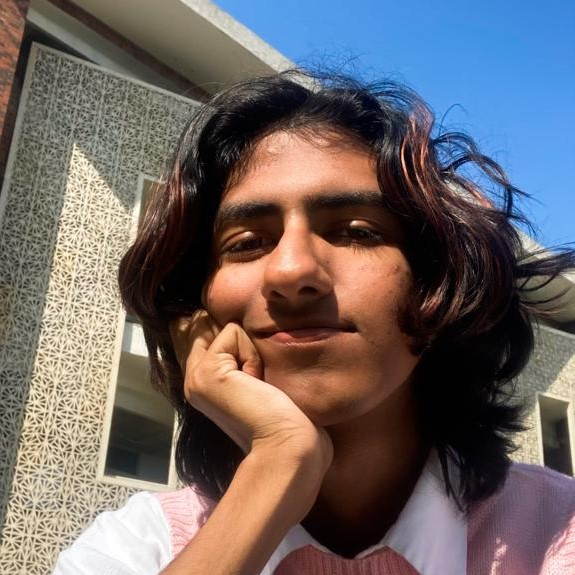
#> input picture imgs/me2.jpg, 575 x 575 px, found by its file name
$ python asciier.py
#> lines starting #> are read from the running program, lines starting #| are printed output that depends on the picture
#> further down, image is the input picture: PIL image 575x575 RGB; mean R, G, B 111.1, 102.6, 102.5
import PIL.Image

ASCII_CHARS = ["@", "#", "$", "%", "?", "*", "+", ";", ":", ",", "."]
ASCII_CHARS.reverse()

def resize_image(image, new_width=100):
#> called with new_width = 100
    width, height = image.size
#> width = 575; height = 575
    ratio = height / width
#> ratio = 1
    new_height = int(new_width * ratio)
#> new_height = 100
    resized_image = image.resize((new_width, new_height))
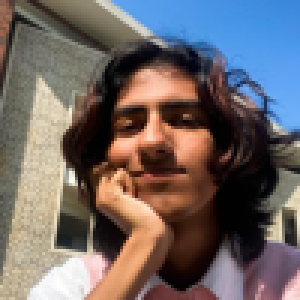
#> resized_image: PIL image 100x100 RGB (shown 3 times larger); mean R, G, B 111.1, 102.6, 102.5
    return(resized_image)

def grayify(image):
    grayscale_image = image.convert("L")
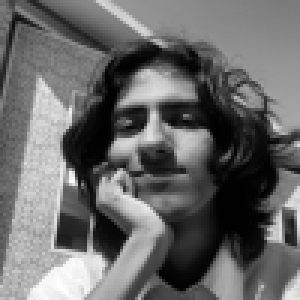
#> grayscale_image: PIL image 100x100 L (shown 3 times larger); min 0, max 255, mean 105.1
    return(grayscale_image)

def pixels_to_ascii(image):
    pixels = image.getdata()
    result_string = ""
    for pixel in pixels:
        result_string += ASCII_CHARS[(pixel//25)]
#> this loop made 10000 passes
#> (pixel, result_string) on passes 1 to 3: (109, '+'), (108, '++'), (88, '++;')
    return(result_string)

path = "imgs\me2.jpg"
image = PIL.Image.open(path)
image = resize_image(image, new_width=100)
grey = grayify(image)
ascii_string = pixels_to_ascii(grey)
img_width = grey.width
#> img_width = 100
ascii_string_len = len(ascii_string)
#> ascii_string_len = 10000
ascii_img = ""

for i in range(0, ascii_string_len, img_width):
    ascii_img += ascii_string[i:i + img_width] + "\n"

with open("ascii.txt", "w") as f:
    f.write(ascii_img)

$ run again, with imgs/croissants.jpg copied over imgs/me2.jpg
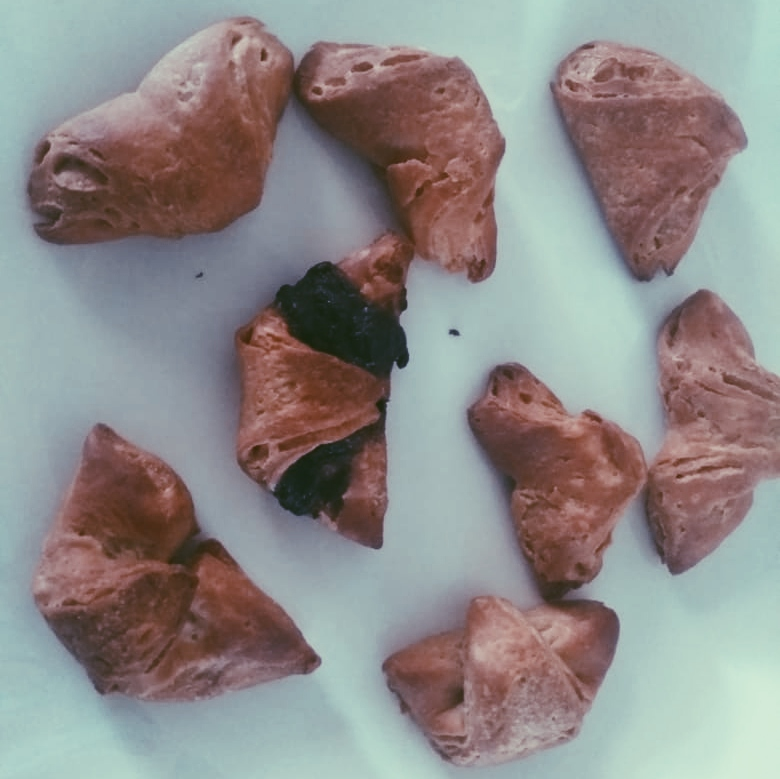
#> input picture imgs/croissants.jpg, 780 x 779 px, found by its file name
#> image is the input picture: PIL image 780x779 RGB; mean R, G, B 141.9, 137.8, 136.4
#> in resize_image, `resized_image = image.resize((new_width, new_height))`:
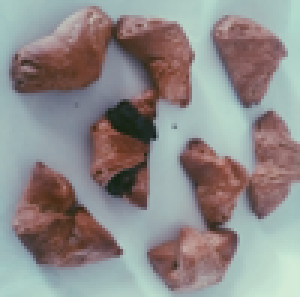
#> resized_image: PIL image 100x99 RGB (shown 3 times larger); mean R, G, B 141.9, 137.8, 136.4
#> in grayify, `grayscale_image = image.convert("L")`:
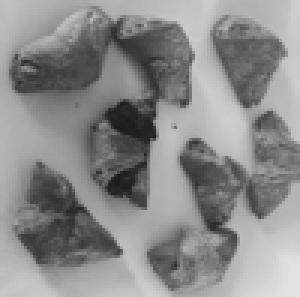
#> grayscale_image: PIL image 100x99 L (shown 3 times larger); min 26, max 225, mean 138.8
#> the loop in pixels_to_ascii, `for pixel in pixels:` made 9900 passes
#> (pixel, result_string) on passes 1 to 3: (192, '%'), (192, '%%'), (192, '%%%')
#> ascii_string_len = 9900

$ run again, with imgs/fin.jpg copied over imgs/me2.jpg
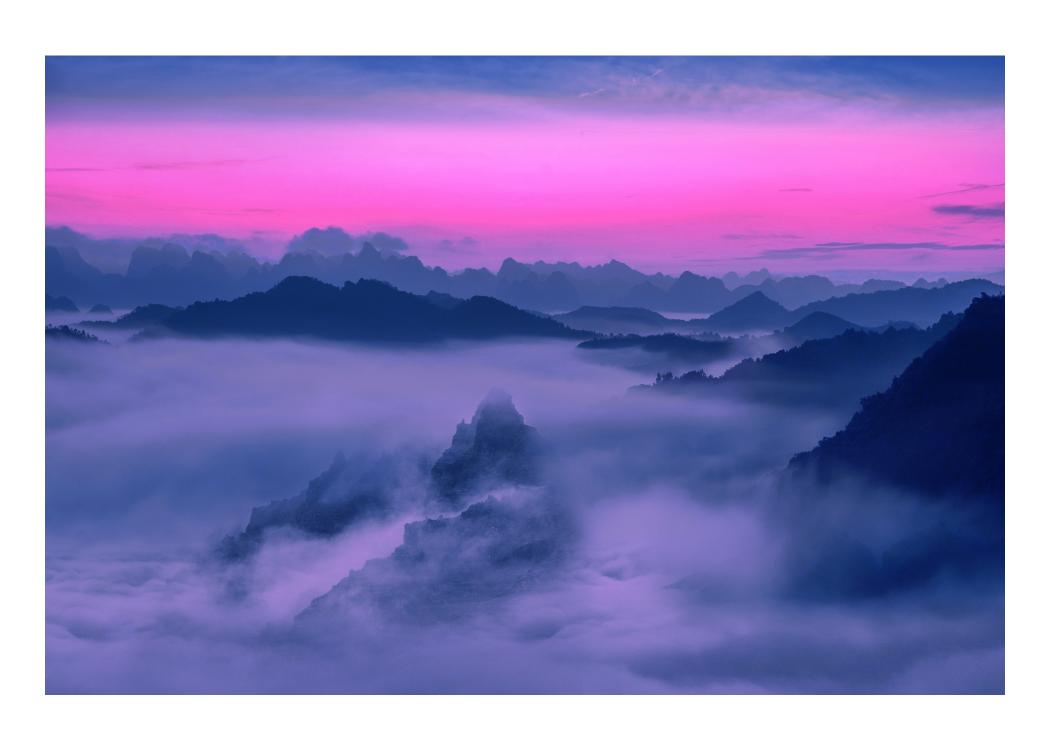
#> input picture imgs/fin.jpg, 2100 x 1500 px, found by its file name (shown at 1/2 size)
#> image is the input picture: PIL image 2100x1500 RGB; mean R, G, B 143.3, 129.9, 189.1
#> in resize_image, `resized_image = image.resize((new_width, new_height))`:
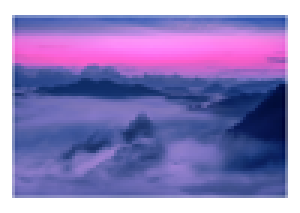
#> resized_image: PIL image 100x71 RGB (shown 3 times larger); mean R, G, B 143.2, 129.8, 189
#> in grayify, `grayscale_image = image.convert("L")`:
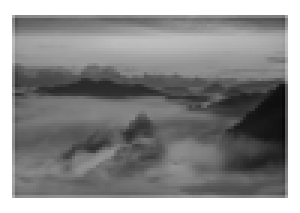
#> grayscale_image: PIL image 100x71 L (shown 3 times larger); min 9, max 255, mean 140.5
#> the loop in pixels_to_ascii, `for pixel in pixels:` made 7100 passes
#> result_string on passes 1 to 3: '@', '@@', '@@@'
#> ascii_string_len = 7100

$ run again, with imgs/friedchicken.jpg copied over imgs/me2.jpg
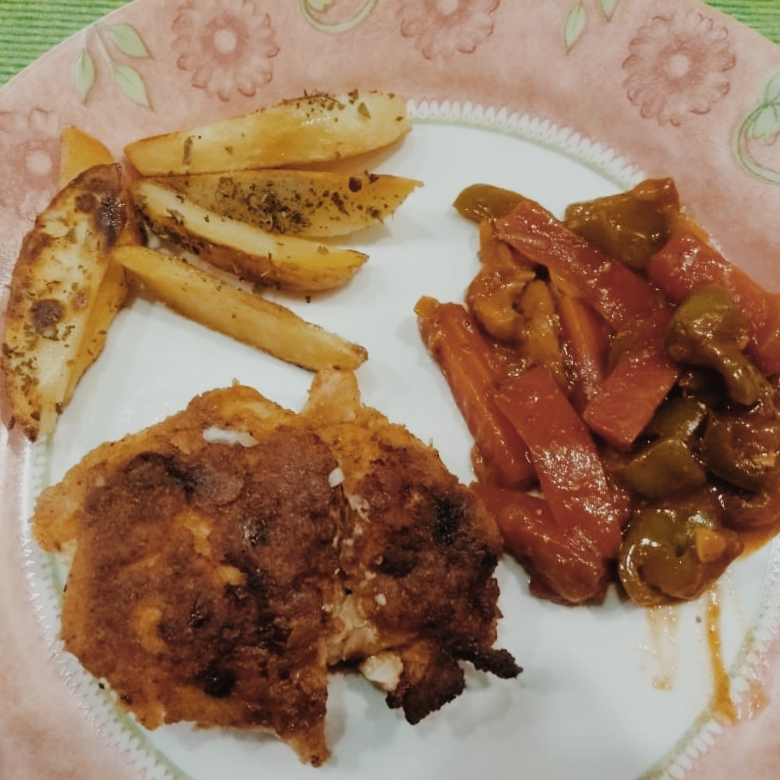
#> input picture imgs/friedchicken.jpg, 780 x 780 px, found by its file name
#> image is the input picture: PIL image 780x780 RGB; mean R, G, B 154.4, 121.5, 96.7
#> in resize_image, `resized_image = image.resize((new_width, new_height))`:
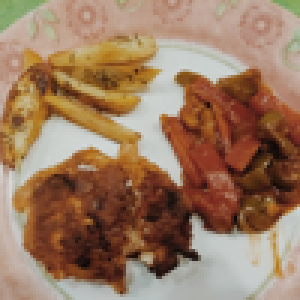
#> resized_image: PIL image 100x100 RGB (shown 3 times larger); mean R, G, B 154.4, 121.5, 96.7
#> in grayify, `grayscale_image = image.convert("L")`:
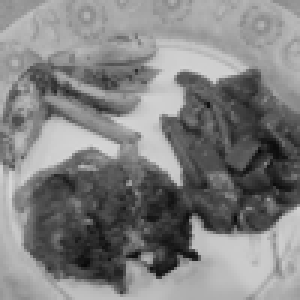
#> grayscale_image: PIL image 100x100 L (shown 3 times larger); min 9, max 214, mean 128.5
#> the loop in pixels_to_ascii, `for pixel in pixels:` made 10000 passes
#> (pixel, result_string) on passes 1 to 3: (145, '*'), (144, '**'), (148, '***')
#> ascii_string_len = 10000
